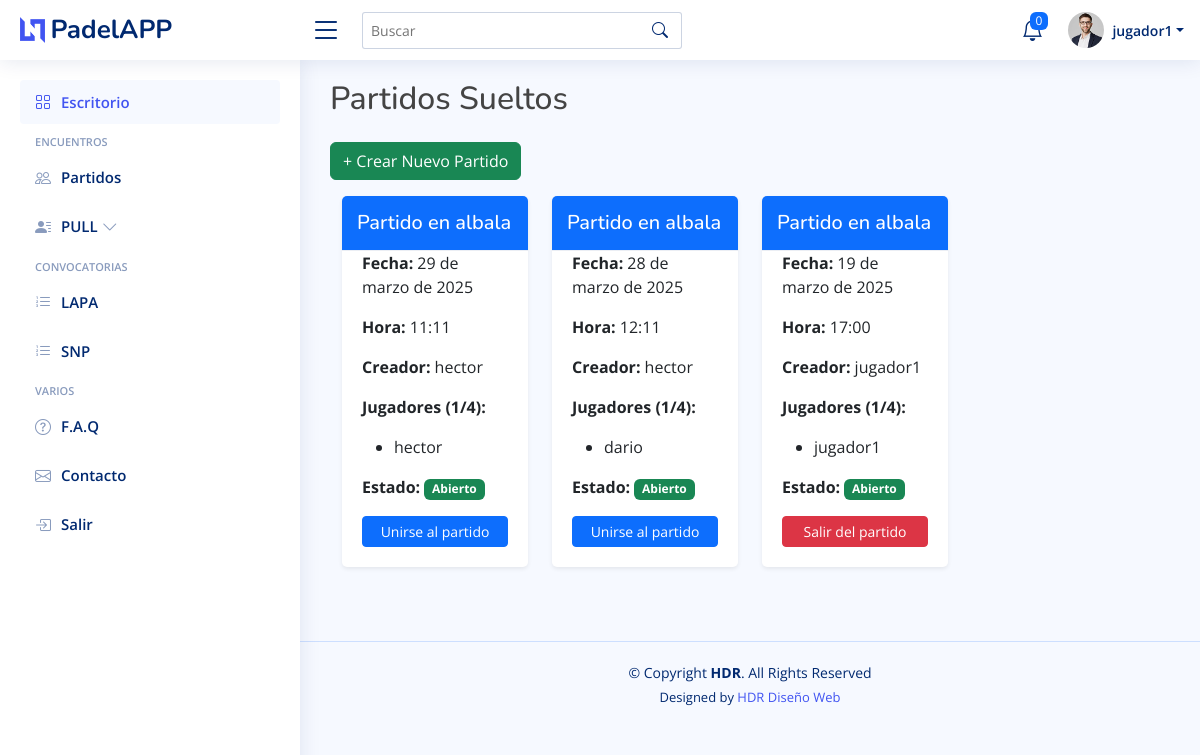
The page /partidos/ (signed in) on the database its author committed.
### padelapp/models.py (models this page shows, shortened)
class User(AbstractUser):
    avatar = models.ImageField(upload_to='avatars/', blank=True, null=True)
    dni_nie = models.CharField(max_length=20, unique=True, blank=True, null=True)
    fecha_nacimiento = models.DateField(null=True, blank=True)
    sexo = models.CharField(max_length=10, choices=[('Hombre', 'Hombre'), ('Mujer', 'Mujer')])
    movil = models.CharField(max_length=15, blank=True, null=True)
    provincia = models.CharField(max_length=100, blank=True, null=True)
    poblacion = models.CharField(max_length=100, blank=True, null=True)
    codigo_postal = models.CharField(max_length=10, blank=True, null=True)
    apodo = models.CharField(max_length=50, blank=True, null=True)
    posicion_juego = models.CharField(max_length=10, choices=[('Izquierda', 'Izquierda'), ('Derecha', 'Derecha'), ('Ambas', 'Ambas')])
    marca_pala = models.CharField(max_length=100, blank=True, null=True)
    equipo = models.ForeignKey('Team', on_delete=models.SET_NULL, null=True, blank=True, related_name='jugadores')

class PartidoAbierto(models.Model):
    creador = models.ForeignKey(
        settings.AUTH_USER_MODEL, on_delete=models.CASCADE, related_name='partidos_creados'
    )
    jugadores = models.ManyToManyField(
        settings.AUTH_USER_MODEL, related_name='partidos_jugados', blank=True
    )
    fecha = models.DateField()
    hora = models.TimeField()
    lugar = models.CharField(max_length=200)
    estado = models.CharField(
        max_length=10, choices=[('Abierto', 'Abierto'), ('Cerrado', 'Cerrado')], default='Abierto'
    )
    @classmethod
    def limpiar_partidos_viejos(cls):
        cls.objects.filter(estado='Cerrado', fecha__lt=now() - timedelta(days=1)).delete()

### padelapp/views.py (the view)
# urls.py: path('partidos/', lista_partidos, name='lista_partidos'),
def lista_partidos(request):
    PartidoAbierto.limpiar_partidos_viejos()
    partidos = PartidoAbierto.objects.all().order_by('-fecha')
    return render(request, 'padelapp/lista_partidos.html', {'partidos': partidos})

### padelapp/templates/padelapp/lista_partidos.html
{% extends 'base.html' %}
{% block content %}
    <h2 class="mb-4">Partidos Sueltos</h2>
    <a href="{% url 'crear_partido' %}" class="btn btn-success mb-3">+ Crear Nuevo Partido</a>
    <div class="container">
        <div class="row">
            {% for partido in partidos %}
                <div class="col-md-3 mb-4">
                    <div class="card shadow-sm">
                        <div class="card-header bg-primary text-white">
                            <h5 class="mb-0">Partido en {{ partido.lugar }}</h5>
                        </div>
                        <div class="card-body">
                            <p><strong>Fecha:</strong> {{ partido.fecha }}</p>
                            <p><strong>Hora:</strong> {{ partido.hora }}</p>
                            <p><strong>Creador:</strong> {{ partido.creador.username }}</p>
                            <p><strong>Jugadores ({{ partido.jugadores.count }}/4):</strong></p>
                            <ul>
                                {% for jugador in partido.jugadores.all %}
                                    <li>{{ jugador.username }}</li>
                                {% empty %}
                                    <li>Aún no hay jugadores inscritos.</li>
                                {% endfor %}
                            </ul>
                            <p><strong>Estado:</strong>
                                <span class="badge bg-{% if partido.estado == 'Cerrado' %}danger{% else %}success{% endif %}">
                                    {{ partido.estado }}
                                </span>
                            </p>
                            {% if user in partido.jugadores.all %}
                                <a href="{% url 'gestionar_partido' partido.id %}" class="btn btn-danger btn-sm w-100">Salir del partido</a>
                            {% elif partido.estado == 'Abierto' %}
                                <a href="{% url 'gestionar_partido' partido.id %}" class="btn btn-primary btn-sm w-100">Unirse al partido</a>
                            {% endif %}
                        </div>
                    </div>
                </div>
            {% endfor %}
        </div>
    </div>
{% endblock %}

### core/templates/includes/header.html (shortened to what this page needs)
{% load static %}
<header id="header" class="header fixed-top d-flex align-items-center">
    <div class="d-flex align-items-center justify-content-between">
        <a href="/" class="logo d-flex align-items-center">
            <img src="{% static 'img/logo.png' %}" alt="">
            <span class="d-none d-lg-block">PadelAPP</span>
        </a>
        <i class="bi bi-list toggle-sidebar-btn"></i>
    </div>
    <div class="search-bar">
        <form class="search-form d-flex align-items-center" method="POST" action="#">
            <input type="text" name="query" placeholder="Buscar" title="Buscar">
            <button type="submit" title="Search">
                <i class="bi bi-search"></i>
            </button>
        </form>
    </div>
    <nav class="header-nav ms-auto">
        <ul class="d-flex align-items-center">
            <li class="nav-item dropdown">
                <a class="nav-link nav-icon" href="#" data-bs-toggle="dropdown" id="notificationBell">
                    <i class="bi bi-bell"></i>
                    <span class="badge bg-primary badge-number" id="notificationCount">0</span>
                </a>
            </li>
            <li class="nav-item dropdown pe-3">
                <a class="nav-link nav-profile d-flex align-items-center pe-0" href="#" data-bs-toggle="dropdown">
                    <img src="{% static 'img/profile-img.jpg' %}" alt="Profile" class="rounded-circle">
                    <span class="d-none d-md-block dropdown-toggle ps-2">{{ user.username }}</span>
                </a>
            </li>
        </ul>
    </nav>
</header>

### core/static/css/style.css (style rules this page uses)
:root { scroll-behavior: smooth; }
body { font-family: "Open Sans", sans-serif; background: #f6f9ff; color: #444444; }
a { color: #4154f1; text-decoration: none; }
h1, h2, h3, h4, h5, h6 { font-family: "Nunito", sans-serif; }
.card { margin-bottom: 30px; border: none; border-radius: 5px; box-shadow: 0px 0 30px rgba(1, 41, 112, 0.1); }
.card-header, .card-footer { border-color: #ebeef4; background-color: #fff; color: #798eb3; padding: 15px; }
.card-body { padding: 0 20px 20px 20px; }
.logo { line-height: 1; }
@media (min-width: 1200px) { .logo { width: 280px; } }
.logo img { max-height: 26px; margin-right: 6px; }
.logo span { font-size: 26px; font-weight: 700; color: #012970; font-family: "Nunito", sans-serif; }
.header { transition: all 0.5s; z-index: 997; height: 60px; box-shadow: 0px 2px 20px rgba(1, 41, 112, 0.1); background-color: #fff; padding-left: 20px; }
.header .toggle-sidebar-btn { font-size: 32px; padding-left: 10px; cursor: pointer; color: #012970; }
.header .search-bar { min-width: 360px; padding: 0 20px; }
.header .search-form { width: 100%; }
.header .search-form input { border: 0; font-size: 14px; color: #012970; border: 1px solid rgba(1, 41, 112, 0.2); padding: 7px 38px 7px 8px; border-radius: 3px; transition: 0.3s; width: 100%; }
.header .search-form button { border: 0; padding: 0; margin-left: -30px; background: none; }
.header .search-form button i { color: #012970; }
.header-nav ul { list-style: none; }
.header-nav>ul { margin: 0; padding: 0; }
.header-nav .nav-icon { font-size: 22px; color: #012970; margin-right: 25px; position: relative; }
.header-nav .nav-profile { color: #012970; }
.header-nav .nav-profile img { max-height: 36px; }
.header-nav .nav-profile span { font-size: 14px; font-weight: 600; }
.header-nav .badge-number { position: absolute; inset: -2px -5px auto auto; font-weight: normal; font-size: 12px; padding: 3px 6px; }

### rows shown on the page
User: username "jugador1"
PartidoAbierto: lugar "albala", fecha "29 de marzo de 2025", hora "11:11", creador.username "hector", jugadores.count "1", estado "Abierto", shows "Unirse al partido"
User: username "hector"
PartidoAbierto: lugar "albala", fecha "28 de marzo de 2025", hora "12:11", creador.username "hector", jugadores.count "1", estado "Abierto", shows "Unirse al partido"
User: username "dario"
PartidoAbierto: lugar "albala", fecha "19 de marzo de 2025", hora "17:00", creador.username "jugador1", jugadores.count "1", estado "Abierto", shows "Salir del partido"
